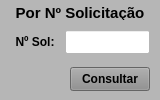
               <widget class="QWidget" name="widget_Cor2" native="true">
                <property name="sizePolicy">
                 <sizepolicy hsizetype="Preferred" vsizetype="Preferred">
                  <horstretch>0</horstretch>
                  <verstretch>0</verstretch>
                 </sizepolicy>
                </property>
                <property name="minimumSize">
                 <size>
                  <width>0</width>
                  <height>0</height>
                 </size>
                </property>
                <property name="maximumSize">
                 <size>
                  <width>160</width>
                  <height>16777215</height>
                 </size>
                </property>
                <property name="styleSheet">
                 <string notr="true">background-color: rgb(182, 182, 182);</string>
                </property>
                <layout class="QVBoxLayout" name="verticalLayout_9">
                 <property name="spacing">
                  <number>5</number>
                 </property>
                 <property name="leftMargin">
                  <number>5</number>
                 </property>
                 <property name="topMargin">
                  <number>3</number>
                 </property>
                 <property name="rightMargin">
                  <number>5</number>
                 </property>
                 <property name="bottomMargin">
                  <number>3</number>
                 </property>
                 <item>
                  <widget class="QLabel" name="label_56">
                   <property name="minimumSize">
                    <size>
                     <width>0</width>
                     <height>0</height>
                    </size>
                   </property>
                   <property name="maximumSize">
                    <size>
                     <width>16777215</width>
                     <height>15</height>
                    </size>
                   </property>
                   <property name="font">
                    <font>
                     <pointsize>11</pointsize>
                     <weight>75</weight>
                     <bold>true</bold>
                    </font>
                   </property>
                   <property name="text">
                    <string>Por Nº Solicitação</string>
                   </property>
                   <property name="alignment">
                    <set>Qt::AlignCenter</set>
                   </property>
                  </widget>
                 </item>
                 <item>
                  <widget class="QWidget" name="widget_38" native="true">
                   <property name="minimumSize">
                    <size>
                     <width>0</width>
                     <height>30</height>
                    </size>
                   </property>
                   <property name="maximumSize">
                    <size>
                     <width>16777215</width>
                     <height>30</height>
                    </size>
                   </property>
                   <property name="styleSheet">
                    <string notr="true"/>
                   </property>
                   <layout class="QHBoxLayout" name="horizontalLayout_6">
                    <property name="spacing">
                     <number>5</number>
                    </property>
                    <property name="leftMargin">
                     <number>5</number>
                    </property>
                    <property name="topMargin">
                     <number>3</number>
                    </property>
                    <property name="rightMargin">
                     <number>5</number>
                    </property>
                    <property name="bottomMargin">
                     <number>3</number>
                    </property>
                    <item>
                     <widget class="QLabel" name="label_63">
                      <property name="minimumSize">
                       <size>
                        <width>50</width>
                        <height>0</height>
                       </size>
                      </property>
                      <property name="maximumSize">
                       <size>
                        <width>50</width>
                        <height>16777215</height>
                       </size>
                      </property>
                      <property name="font">
                       <font>
                        <pointsize>9</pointsize>
                        <weight>75</weight>
                        <bold>true</bold>
                       </font>
                      </property>
                      <property name="text">
                       <string>Nº Sol:</string>
                      </property>
                      <property name="alignment">
                       <set>Qt::AlignCenter</set>
                      </property>
                     </widget>
                    </item>
                    <item>
                     <widget class="QLineEdit" name="line_Num_Sol">
                      <property name="sizePolicy">
                       <sizepolicy hsizetype="Preferred" vsizetype="Preferred">
                        <horstretch>0</horstretch>
                        <verstretch>0</verstretch>
                       </sizepolicy>
                      </property>
                      <property name="minimumSize">
                       <size>
                        <width>0</width>
                        <height>0</height>
                       </size>
                      </property>
                      <property name="maximumSize">
                       <size>
                        <width>16777215</width>
                        <height>16777215</height>
                       </size>
                      </property>
                      <property name="font">
                       <font>
                        <pointsize>9</pointsize>
                       </font>
                      </property>
                      <property name="styleSheet">
                       <string notr="true">background-color: rgb(255, 255, 255);</string>
                      </property>
                      <property name="alignment">
                       <set>Qt::AlignCenter</set>
                      </property>
                      <property name="placeholderText">
                       <string/>
                      </property>
                     </widget>
                    </item>
                   </layout>
                  </widget>
                 </item>
                 <item>
                  <widget class="QWidget" name="widget_41" native="true">
                   <property name="minimumSize">
                    <size>
                     <width>0</width>
                     <height>30</height>
                    </size>
                   </property>
                   <property name="maximumSize">
                    <size>
                     <width>16777215</width>
                     <height>30</height>
                    </size>
                   </property>
                   <property name="styleSheet">
                    <string notr="true"/>
                   </property>
                   <layout class="QHBoxLayout" name="horizontalLayout_8">
                    <property name="spacing">
                     <number>5</number>
                    </property>
                    <property name="leftMargin">
                     <number>5</number>
                    </property>
                    <property name="topMargin">
                     <number>3</number>
                    </property>
                    <property name="rightMargin">
                     <number>5</number>
                    </property>
                    <property name="bottomMargin">
                     <number>3</number>
                    </property>
                    <item>
                     <widget class="QLabel" name="label_16">
                      <property name="text">
                       <string/>
                      </property>
                     </widget>
                    </item>
                    <item>
                     <widget class="QPushButton" name="btn_Num_Sol">
                      <property name="sizePolicy">
                       <sizepolicy hsizetype="Fixed" vsizetype="Preferred">
                        <horstretch>0</horstretch>
                        <verstretch>0</verstretch>
                       </sizepolicy>
                      </property>
                      <property name="maximumSize">
                       <size>
                        <width>80</width>
                        <height>16777215</height>
                       </size>
                      </property>
                      <property name="font">
                       <font>
                        <pointsize>9</pointsize>
                        <weight>75</weight>
                        <bold>true</bold>
                       </font>
                      </property>
                      <property name="cursor">
                       <cursorShape>PointingHandCursor</cursorShape>
                      </property>
                      <property name="styleSheet">
                       <string notr="true">background-color: rgb(141, 141, 141);</string>
                      </property>
                      <property name="text">
                       <string>Consultar</string>
                      </property>
                     </widget>
                    </item>
                   </layout>
                  </widget>
                 </item>
                </layout>
               </widget>
